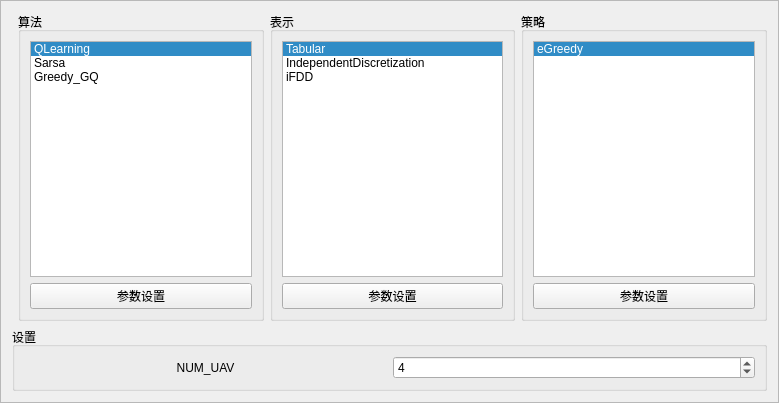
<?xml version="1.0" encoding="UTF-8"?>
<ui version="4.0">
 <class>Frame</class>
 <widget class="QFrame" name="Frame">
  <property name="geometry">
   <rect>
    <x>0</x>
    <y>0</y>
    <width>779</width>
    <height>403</height>
   </rect>
  </property>
  <property name="windowTitle">
   <string>Frame</string>
  </property>
  <property name="frameShape">
   <enum>QFrame::StyledPanel</enum>
  </property>
  <property name="frameShadow">
   <enum>QFrame::Raised</enum>
  </property>
  <layout class="QGridLayout" name="gridLayout">
   <item row="0" column="1">
    <widget class="QGroupBox" name="groupBox_2">
     <property name="title">
      <string>算法</string>
     </property>
     <layout class="QVBoxLayout" name="verticalLayout_2">
      <item>
       <widget class="QListWidget" name="lstAgent">
        <property name="currentRow">
         <number>0</number>
        </property>
        <item>
         <property name="text">
          <string>QLearning</string>
         </property>
        </item>
        <item>
         <property name="text">
          <string>Sarsa</string>
         </property>
        </item>
        <item>
         <property name="text">
          <string>Greedy_GQ</string>
         </property>
        </item>
       </widget>
      </item>
      <item>
       <widget class="QPushButton" name="btnConfigAgent">
        <property name="text">
         <string>参数设置</string>
        </property>
       </widget>
      </item>
     </layout>
    </widget>
   </item>
   <item row="0" column="2">
    <widget class="QGroupBox" name="groupBox_3">
     <property name="title">
      <string>表示</string>
     </property>
     <layout class="QVBoxLayout" name="verticalLayout_3">
      <item>
       <widget class="QListWidget" name="lstRepresentation">
        <property name="currentRow">
         <number>0</number>
        </property>
        <item>
         <property name="text">
          <string>Tabular</string>
         </property>
        </item>
        <item>
         <property name="text">
          <string>IndependentDiscretization</string>
         </property>
        </item>
        <item>
         <property name="text">
          <string>iFDD</string>
         </property>
        </item>
       </widget>
      </item>
      <item>
       <widget class="QPushButton" name="btnConfigRepresentation">
        <property name="text">
         <string>参数设置</string>
        </property>
       </widget>
      </item>
     </layout>
    </widget>
   </item>
   <item row="0" column="3">
    <widget class="QGroupBox" name="groupBox_4">
     <property name="title">
      <string>策略</string>
     </property>
     <layout class="QVBoxLayout" name="verticalLayout_4">
      <item>
       <widget class="QListWidget" name="lstPolicy">
        <property name="currentRow">
         <number>0</number>
        </property>
        <item>
         <property name="text">
          <string>eGreedy</string>
         </property>
        </item>
       </widget>
      </item>
      <item>
       <widget class="QPushButton" name="btnConfigPolicy">
        <property name="text">
         <string>参数设置</string>
        </property>
       </widget>
      </item>
     </layout>
    </widget>
   </item>
   <item row="1" column="0" colspan="4">
    <widget class="QGroupBox" name="groupBox_5">
     <property name="title">
      <string>设置</string>
     </property>
     <layout class="QHBoxLayout" name="horizontalLayout">
      <item>
       <widget class="QLabel" name="label">
        <property name="text">
         <string>NUM_UAV</string>
        </property>
        <property name="alignment">
         <set>Qt::AlignCenter</set>
        </property>
       </widget>
      </item>
      <item>
       <widget class="QSpinBox" name="spNum">
        <property name="minimum">
         <number>1</number>
        </property>
        <property name="maximum">
         <number>100</number>
        </property>
        <property name="value">
         <number>4</number>
        </property>
       </widget>
      </item>
     </layout>
    </widget>
   </item>
  </layout>
 </widget>
 <resources/>
 <connections/>
</ui>
